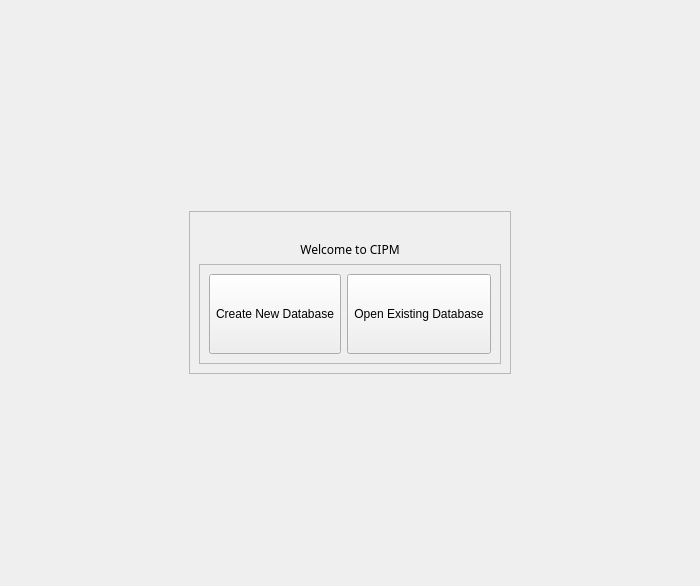
<?xml version="1.0" encoding="UTF-8"?>
<ui version="4.0">
 <class>Form</class>
 <widget class="QWidget" name="Form">
  <property name="geometry">
   <rect>
    <x>0</x>
    <y>0</y>
    <width>700</width>
    <height>586</height>
   </rect>
  </property>
  <property name="minimumSize">
   <size>
    <width>700</width>
    <height>500</height>
   </size>
  </property>
  <property name="windowTitle">
   <string>Form</string>
  </property>
  <property name="windowIcon">
   <iconset resource="resources.qrc">
    <normaloff>:/Icons/Logo.svg</normaloff>:/Icons/Logo.svg</iconset>
  </property>
  <property name="layoutDirection">
   <enum>Qt::LeftToRight</enum>
  </property>
  <property name="autoFillBackground">
   <bool>false</bool>
  </property>
  <layout class="QVBoxLayout" name="verticalLayout">
   <item alignment="Qt::AlignHCenter">
    <widget class="QFrame" name="frame_3">
     <property name="sizePolicy">
      <sizepolicy hsizetype="Maximum" vsizetype="Maximum">
       <horstretch>0</horstretch>
       <verstretch>0</verstretch>
      </sizepolicy>
     </property>
     <property name="frameShape">
      <enum>QFrame::StyledPanel</enum>
     </property>
     <property name="frameShadow">
      <enum>QFrame::Raised</enum>
     </property>
     <layout class="QVBoxLayout" name="verticalLayout_3">
      <item alignment="Qt::AlignHCenter">
       <widget class="QLabel" name="lbl_Logo">
        <property name="sizePolicy">
         <sizepolicy hsizetype="Expanding" vsizetype="Expanding">
          <horstretch>0</horstretch>
          <verstretch>0</verstretch>
         </sizepolicy>
        </property>
        <property name="maximumSize">
         <size>
          <width>180</width>
          <height>180</height>
         </size>
        </property>
        <property name="layoutDirection">
         <enum>Qt::LeftToRight</enum>
        </property>
        <property name="text">
         <string/>
        </property>
        <property name="pixmap">
         <pixmap resource="resources.qrc">:/Icons/Logo.svg</pixmap>
        </property>
        <property name="scaledContents">
         <bool>true</bool>
        </property>
        <property name="alignment">
         <set>Qt::AlignCenter</set>
        </property>
       </widget>
      </item>
      <item>
       <widget class="QLabel" name="lbl_Welcome">
        <property name="font">
         <font>
          <family>HYWenHei</family>
         </font>
        </property>
        <property name="text">
         <string>Welcome to CIPM</string>
        </property>
        <property name="alignment">
         <set>Qt::AlignCenter</set>
        </property>
       </widget>
      </item>
      <item alignment="Qt::AlignHCenter">
       <widget class="QFrame" name="frame">
        <property name="maximumSize">
         <size>
          <width>500</width>
          <height>500</height>
         </size>
        </property>
        <property name="frameShape">
         <enum>QFrame::StyledPanel</enum>
        </property>
        <property name="frameShadow">
         <enum>QFrame::Raised</enum>
        </property>
        <layout class="QHBoxLayout" name="horizontalLayout">
         <item alignment="Qt::AlignLeft">
          <widget class="QToolButton" name="btn_CreateDb">
           <property name="sizePolicy">
            <sizepolicy hsizetype="Preferred" vsizetype="Preferred">
             <horstretch>0</horstretch>
             <verstretch>0</verstretch>
            </sizepolicy>
           </property>
           <property name="minimumSize">
            <size>
             <width>80</width>
             <height>80</height>
            </size>
           </property>
           <property name="maximumSize">
            <size>
             <width>300</width>
             <height>300</height>
            </size>
           </property>
           <property name="layoutDirection">
            <enum>Qt::RightToLeft</enum>
           </property>
           <property name="text">
            <string>Create New Database</string>
           </property>
           <property name="icon">
            <iconset resource="resources.qrc">
             <normaloff>:/Icons/Add.svg</normaloff>:/Icons/Add.svg</iconset>
           </property>
           <property name="iconSize">
            <size>
             <width>50</width>
             <height>50</height>
            </size>
           </property>
           <property name="toolButtonStyle">
            <enum>Qt::ToolButtonTextUnderIcon</enum>
           </property>
          </widget>
         </item>
         <item alignment="Qt::AlignRight">
          <widget class="QToolButton" name="btn_OpenDb">
           <property name="sizePolicy">
            <sizepolicy hsizetype="Preferred" vsizetype="Preferred">
             <horstretch>0</horstretch>
             <verstretch>0</verstretch>
            </sizepolicy>
           </property>
           <property name="minimumSize">
            <size>
             <width>80</width>
             <height>80</height>
            </size>
           </property>
           <property name="maximumSize">
            <size>
             <width>300</width>
             <height>300</height>
            </size>
           </property>
           <property name="text">
            <string>Open Existing Database</string>
           </property>
           <property name="icon">
            <iconset resource="resources.qrc">
             <normaloff>:/Icons/Folder.svg</normaloff>:/Icons/Folder.svg</iconset>
           </property>
           <property name="iconSize">
            <size>
             <width>50</width>
             <height>50</height>
            </size>
           </property>
           <property name="toolButtonStyle">
            <enum>Qt::ToolButtonTextUnderIcon</enum>
           </property>
          </widget>
         </item>
        </layout>
       </widget>
      </item>
     </layout>
    </widget>
   </item>
  </layout>
 </widget>
 <resources>
  <include location="resources.qrc"/>
 </resources>
 <connections/>
</ui>
